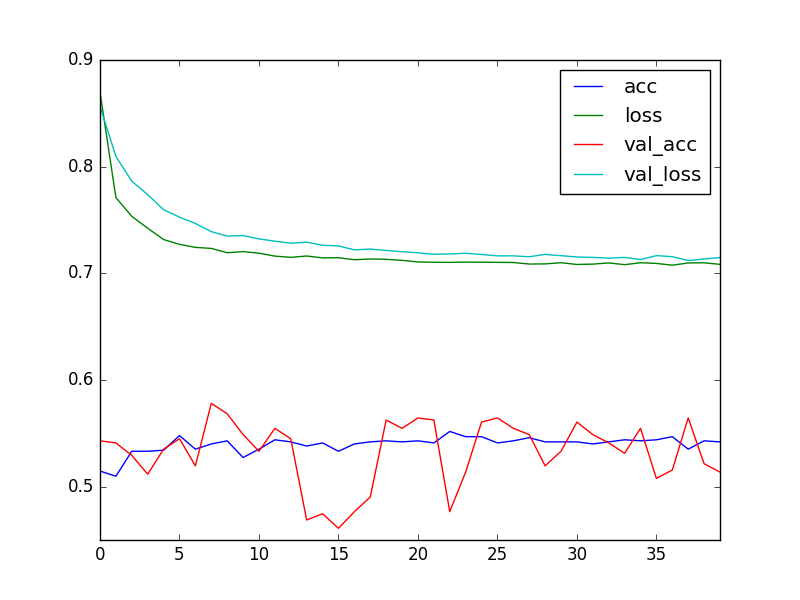

Source code (Python):
import pandas as pd

def ResAnaysis(results):

    res = pd.DataFrame(results)

    res.to_csv("results.csv")
    ax = res.plot()
    fig = ax.get_figure()
    fig.savefig('results.png')